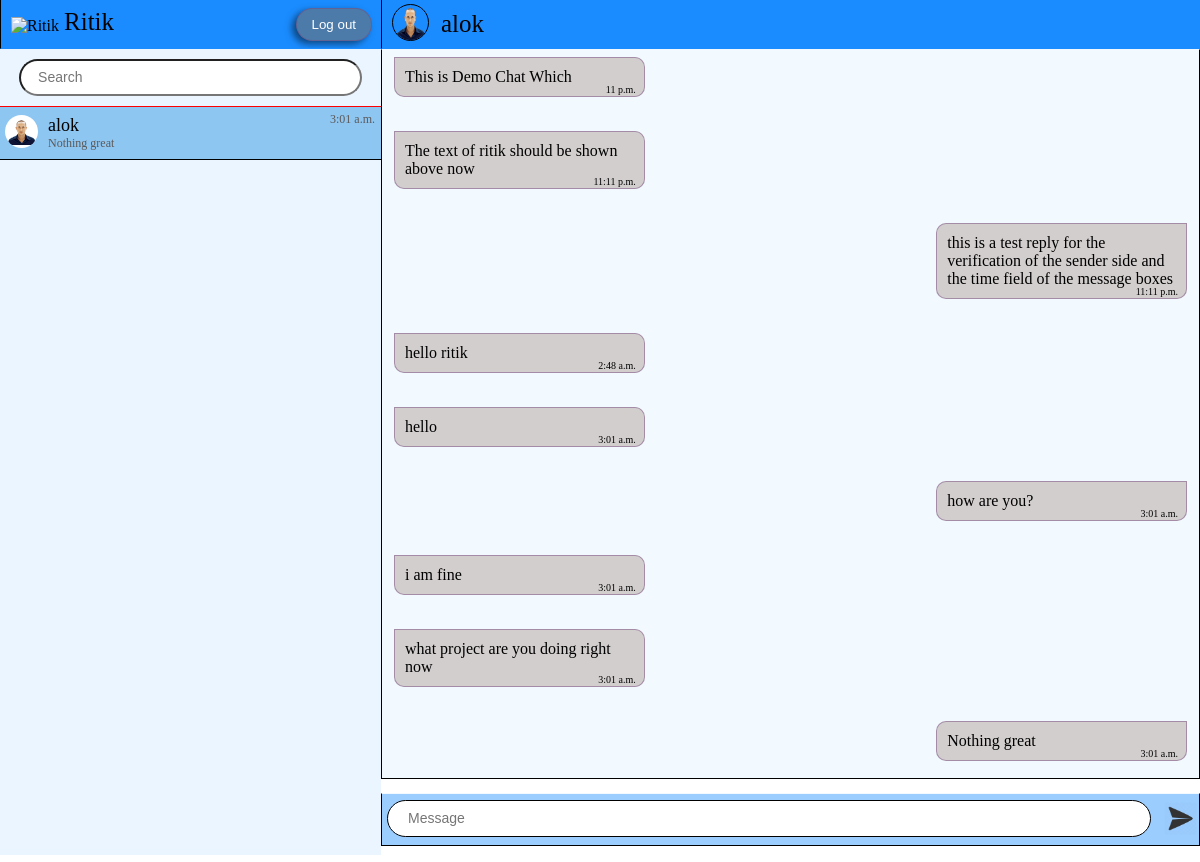
The app's page /message/ (signed in) with its own data.
### usermessages/models.py (models this page shows)
class Thread(models.Model):
    first_person = models.ForeignKey(
        User, on_delete=models.CASCADE, null=True, blank=True, related_name="thread_first_person")
    second_person = models.ForeignKey(
        User, on_delete=models.CASCADE, null=True, blank=True, related_name="thread_second_person")
    updated = models.DateTimeField(default=datetime.now())
    timestamp = models.DateTimeField(default=datetime.now(), editable=False)
    objects= ThreadManager()
    class Meta:
        unique_together = ['first_person', 'second_person']

class ChatMessage(models.Model):
    thread = models.ForeignKey(Thread, null=True, blank=True,
                               on_delete=models.CASCADE, related_name='chatmessage_thread')
    user = models.ForeignKey(User, on_delete=models.CASCADE)
    message = models.TextField()
    timestamp = models.DateTimeField(default=datetime.now(), editable=False)

### usermessages/views.py (the view, shortened to what this page needs)
# urls.py: path('', views.messages, name='messages'),
@login_required
def messages(request):
    threads = Thread.objects.by_user(user=request.user).prefetch_related(
        'chatmessage_thread').order_by("updated")[::-1]
    context = {
        'Threads': threads
    }
    return render(request, "ForChat.html", context)

### usermessages/models.py (called while the page is built)
    def by_user(self, **kwargs):
        user = kwargs.get('user')
        lookup = Q(first_person=user) | Q(second_person=user)
        qs = self.get_queryset().filter(lookup).distinct()
        return qs

### Template/ForChat.html (shortened to what this page needs)
{% load static %}
<!DOCTYPE html>
<html lang="en">
<head>
    <link rel="stylesheet" href="{% static 'style/ForChat.css' %}">
</head>
<body>
    <div class="main-container">
        <div class="contact-section">
            <div class="head contact-head">
                <div class=user-img>
                    <img class="dp" src=" https://www.codewithfaraz.com/InstaPic.png" alt="{{ user.username }}" />
                </div>
                <div class="username">{{user.username}}</div>
                <div class="logout-btn-container">
                    <form action="" method="POST" id="contact-form" name="contact-form">
                        <button class="logout-btn" type="submit">Log out</button>
                    </form>
                </div>
            </div>
            <div class="container-contact">
                <div class="container-search">
                    <form action="" method="post" value="search" id="search" name="search">
                        <input type="text" class="search-box" placeholder="Search" name="search-box">
                    </form>
                </div>
                <div class="contact-list">
                    {% for thread in Threads %}
                    <div class="contact {% if forloop.first %}active{% endif %}" chat-id="chat_{{thread.id}}">
                        <div class="contact-img">
                            <img src="{% static 'demo_img/person.png' %}" alt="profile_img" class="contact-profile-img">
                        </div>
                        <div class="detail">
                            <div class="contact-name">
                                {% if thread.first_person == user %}
                                <p>{{thread.second_person.username}}</p>
                                {% else %}
                                <p>{{thread.first_person.username}}</p>
                                {% endif %}
                            </div>
                            <div class="contact-message">
                                <p>{{ thread.chatmessage_thread.last.message |truncatechars:25 }}</p>
                            </div>
                        </div>
                        <div class="message-time">
                            <p>{{ thread.chatmessage_thread.last.timestamp|date:"P" }}</p>
                        </div>
                    </div>
                    {% endfor %}
                </div>
            </div>
        </div>
        <div class="message-section-container" style="position: relative;">
            {% for thread in Threads %}
            <div class="message-section {% if forloop.first %}hide is_active{% else %}hide{% endif %}"
                style="position: absolute;" chat-id="chat_{{ thread.id }}" other-user-id="
            {% if thread.first_person == user %}
                {{ thread.second_person.id }}
            {% else %}
                {{ thread.first_person.id }}
            {% endif %}
        ">
                <div class="head"><img class="psn-img" src="{% static 'demo_img/person.png' %}" alt="">
                    <span class="name">
                        {% if thread.first_person == user %}
                        {{ thread.second_person.username }}
                        {% else %}
                        {{ thread.first_person.username }}
                        {% endif %}
                    </span>
                </div>
                <div class="msg-container">
                    {% for chat in thread.chatmessage_thread.all %}
                    {% if chat.user == user %}
                    <div class="message right">{{chat.message}}
                        <div class="msg-time">{{chat.timestamp|time:'P'}}</div>
                    </div>
                    {% else %}
                    <div class="message left">{{chat.message}}
                        <div class="msg-time">{{chat.timestamp|time:'P'}}</div>
                    </div>
                    {% endif %}
                    {% endfor %}
                </div>
            </div>
            {% endfor %}
            <div class="foot">
                <form action="" class="txt-box" id="sent-form" , name="sent-form">
                    <input class="text-box input-message" type="text" placeholder="Message">
                    <button class="send-btn" type="submit"><img class="send-img" src="{% static 'demo_img/send.png' %}"
                            alt=""></button>
                </form>
            </div>
        </div>
    </div>
</body>
</html>

### static/style/ForChat.css (style rules this page uses)
* { margin: 0; padding: 0; }
.main-container { display: grid; grid-template-columns: auto 3fr; width: 100vw; height: 100vh; overflow: hidden hidden; }
.contact-section { display: grid; grid-template-rows: auto 1fr; background-color: #ebf5ff; height: 98vh; min-width: 250px; padding-bottom: 10px; }
.contact-head { display: flex; width: 100%; min-width: 30vw; align-items: center; flex-direction: row; padding: 0 10px; overflow: hidden; }
.dp { margin: -2; width: 35px; height: 35px; padding-top: 3px; }
.username { margin-left: 5px; font-size: 25px; margin-bottom: 5px; }
.logout-btn-container { margin-left: auto; margin-right: 20px; }
.logout-btn { border: 1px solid rgba(119, 77, 128, 0.5); background-color: #4c7aa9; color: white; padding: 8px 15px; border-radius: 20px; box-shadow: -4px 3px 7px rgba(0, 0, 0, 0.5); cursor: pointer; transition: box-shadow 0.15s }
.container-search { text-align: center; border-bottom: 1px solid red; }
.search-box { font-size: 13px; padding: 9px 17px; width: 80%; margin-bottom: 10px; margin-top: 10px; border-radius: 19px; }
.contact-list { height: 83.5vh; overflow-y: auto; }
.contact { display: grid; background-color: #8ec6f2; grid-template-columns: 45px 1fr 51px; border-bottom: 1px solid black; padding: 5px 0px; }
.contact-img { width: 33px; height: 33px; padding: 3px 5px; }
.contact-profile-img { width: 100%; height: 100%; object-fit: contain; object-position: center; border-radius: 25px; background: white; }
p { cursor: pointer; }
.detail { margin: 3px; font-size: 18px; }
.contact-message { font-size: 12px; color: rgb(92, 89, 89); }
.message-time { font-size: 12px; color: rgb(92, 89, 89); }
.message-section-container, .message-section { height: 100%; width: 100%; }
.message-section.hide.is_active { z-index: 100; }
.head { background: #1a8cff; height: 48px; max-width: 1202px; border-bottom: 1px solid #1a8cff; border-left: 1px solid black; }
.psn-img { height: 35px; width: 35px; border-radius: 50%; border: 1px solid black; margin-top: 4px; margin-left: 10px; }
.name { position: relative; bottom: 9px; margin-left: 8px; font-size: 25px; cursor: default; }
.msg-container { background-color: #f2f9ff; height: 84.5vh; min-height: 300px; max-width: 1202px; border: 1px solid black; border-top: 1px solid #f2f9ff; overflow-y: auto; overflow-x: hidden; }
.message { position: relative; background-color: #d3cece; width: 28%; inline-size: 28%; overflow-wrap: break-word; padding: 10px; margin: 17px 12px; border: 1px solid rgba(119, 77, 128, 0.5); border-radius: 10px; }
.left { float: left; clear: both; border-top-left-radius: 0px; }
.right { float: right; clear: both; border-top-right-radius: 0px; }
.msg-time { position: absolute; bottom: 1px; right: 8px; font-size: 10px; }
.foot { position: sticky; background-color: #9ccdff; border: 1px solid black; border-top: 1px solid #f2f9ff; max-width: 100vw; height: 51px; margin-top: 92vh; z-index: 300; }
.txt-box { display: flex; align-items: center; justify-content: center; }
.text-box { width: 100%; height: 35px; padding-left: 20px; margin-top: 6px; border: 1px solid black; border-radius: 19px; margin-left: 5px; margin-bottom: 3px; }
.send-btn { margin-top: 5px; margin-left: 12px; border: 1px solid transparent; background-color: transparent; border-radius: 50%; height: 40px; width: 40px; cursor: pointer; }
::placeholder { font-size: 14px; }
.send-img { height: 33px; width: 33px; }

### records on screen
Thread: first_person.username "alok", chatmessage_thread.last.message "Nothing great", chatmessage_thread.last.timestamp "3:01 a.m."
ChatMessage: message "This is Demo Chat Which", timestamp "11 p.m."
ChatMessage: message "The text of ritik should be shown above now", timestamp "11:11 p.m."
ChatMessage: message "this is a test reply for the verification of the sender side and the time field of the message boxes", timestamp "11:11 p.m."
ChatMessage: message "hello ritik", timestamp "2:48 a.m."
ChatMessage: message "hello", timestamp "3:01 a.m."
ChatMessage: message "how are you?", timestamp "3:01 a.m."
ChatMessage: message "i am fine", timestamp "3:01 a.m."
ChatMessage: message "what project are you doing right now", timestamp "3:01 a.m."
ChatMessage: message "Nothing great", timestamp "3:01 a.m."

### other values on screen
{{ user.username }} "Ritik"
